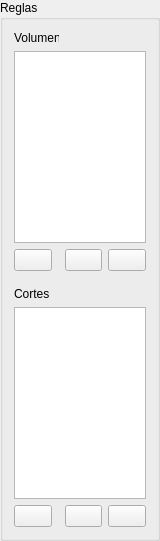
     <widget class="QGroupBox" name="rulesBox">
      <property name="minimumSize">
       <size>
        <width>160</width>
        <height>0</height>
       </size>
      </property>
      <property name="maximumSize">
       <size>
        <width>160</width>
        <height>16777215</height>
       </size>
      </property>
      <property name="title">
       <string>Reglas</string>
      </property>
      <layout class="QGridLayout" name="gridLayout_3">
       <item row="6" column="0">
        <widget class="QPushButton" name="enableDisableSliceRule">
         <property name="toolTip">
          <string>Mostrar/Esconder regla</string>
         </property>
         <property name="text">
          <string/>
         </property>
         <property name="icon">
          <iconset resource="assets/resources.qrc">
           <normaloff>:/icons/eye.png</normaloff>:/icons/eye.png</iconset>
         </property>
         <property name="iconSize">
          <size>
           <width>21</width>
           <height>21</height>
          </size>
         </property>
        </widget>
       </item>
       <item row="6" column="3">
        <widget class="QPushButton" name="addSliceRule">
         <property name="toolTip">
          <string>Añadir regla</string>
         </property>
         <property name="text">
          <string/>
         </property>
         <property name="icon">
          <iconset resource="assets/resources.qrc">
           <normaloff>:/icons/plus.png</normaloff>:/icons/plus.png</iconset>
         </property>
         <property name="iconSize">
          <size>
           <width>21</width>
           <height>21</height>
          </size>
         </property>
        </widget>
       </item>
       <item row="6" column="1">
        <spacer name="horizontalSpacer_11">
         <property name="orientation">
          <enum>Qt::Horizontal</enum>
         </property>
         <property name="sizeHint" stdset="0">
          <size>
           <width>40</width>
           <height>20</height>
          </size>
         </property>
        </spacer>
       </item>
       <item row="6" column="2">
        <widget class="QPushButton" name="deleteSliceRule">
         <property name="toolTip">
          <string>Eliminar regla</string>
         </property>
         <property name="text">
          <string/>
         </property>
         <property name="icon">
          <iconset resource="assets/resources.qrc">
           <normaloff>:/icons/minus.png</normaloff>:/icons/minus.png</iconset>
         </property>
         <property name="iconSize">
          <size>
           <width>21</width>
           <height>21</height>
          </size>
         </property>
        </widget>
       </item>
       <item row="5" column="0" colspan="4">
        <widget class="QListWidget" name="sliceRulesList"/>
       </item>
       <item row="2" column="3">
        <widget class="QPushButton" name="addVolumeRule">
         <property name="toolTip">
          <string>Añadir regla</string>
         </property>
         <property name="text">
          <string/>
         </property>
         <property name="icon">
          <iconset resource="assets/resources.qrc">
           <normaloff>:/icons/plus.png</normaloff>:/icons/plus.png</iconset>
         </property>
         <property name="iconSize">
          <size>
           <width>21</width>
           <height>21</height>
          </size>
         </property>
        </widget>
       </item>
       <item row="1" column="0" colspan="4">
        <widget class="QListWidget" name="volumeRulesList"/>
       </item>
       <item row="2" column="2">
        <widget class="QPushButton" name="deleteVolumeRule">
         <property name="toolTip">
          <string>Eliminar regla</string>
         </property>
         <property name="text">
          <string/>
         </property>
         <property name="icon">
          <iconset resource="assets/resources.qrc">
           <normaloff>:/icons/minus.png</normaloff>:/icons/minus.png</iconset>
         </property>
         <property name="iconSize">
          <size>
           <width>21</width>
           <height>21</height>
          </size>
         </property>
        </widget>
       </item>
       <item row="2" column="0">
        <widget class="QPushButton" name="enableDisableVolumeRule">
         <property name="toolTip">
          <string>Mostrar/Esconder regla</string>
         </property>
         <property name="text">
          <string/>
         </property>
         <property name="icon">
          <iconset resource="assets/resources.qrc">
           <normaloff>:/icons/eye.png</normaloff>:/icons/eye.png</iconset>
         </property>
         <property name="iconSize">
          <size>
           <width>21</width>
           <height>21</height>
          </size>
         </property>
        </widget>
       </item>
       <item row="3" column="0">
        <spacer name="verticalSpacer_2">
         <property name="orientation">
          <enum>Qt::Vertical</enum>
         </property>
         <property name="sizeType">
          <enum>QSizePolicy::Fixed</enum>
         </property>
         <property name="sizeHint" stdset="0">
          <size>
           <width>10</width>
           <height>10</height>
          </size>
         </property>
        </spacer>
       </item>
       <item row="2" column="1">
        <spacer name="horizontalSpacer_12">
         <property name="orientation">
          <enum>Qt::Horizontal</enum>
         </property>
         <property name="sizeHint" stdset="0">
          <size>
           <width>40</width>
           <height>20</height>
          </size>
         </property>
        </spacer>
       </item>
       <item row="0" column="0" colspan="2">
        <widget class="QLabel" name="volumeRuleLabel">
         <property name="text">
          <string>Volumen</string>
         </property>
        </widget>
       </item>
       <item row="4" column="0" colspan="2">
        <widget class="QLabel" name="sliceRuleLabel">
         <property name="text">
          <string>Cortes</string>
         </property>
        </widget>
       </item>
      </layout>
     </widget>
